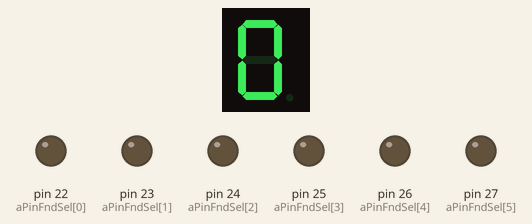
Recording of a sketch running on a simulated Arduino Mega 2560, built with avr-gcc and run on an emulated ATmega2560. On the bench: 1-digit seven-segment display, output pins drawn as LEDs (lit = HIGH). Wiring (inferred from the names in the program): 1-digit 7-segment display, segments lit when HIGH: segments pin 13, pin 12, pin 11, pin 10, pin 9, pin 8, pin 7, pin 6. The segment pins are drawn as the display they are named for; pins used as bus, display or sensor lines are not drawn.

Above: at 0.1 s.
At 1.1 s:
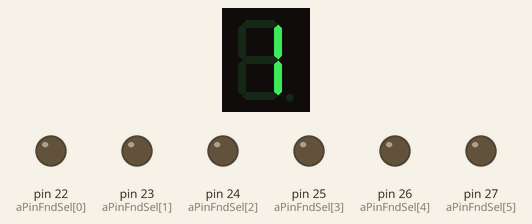
At 2.1 s:
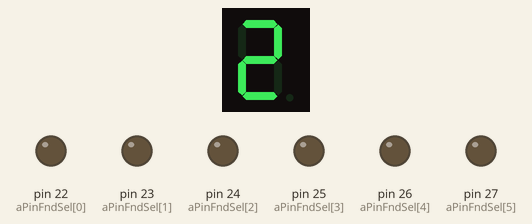
At 4.1 s:
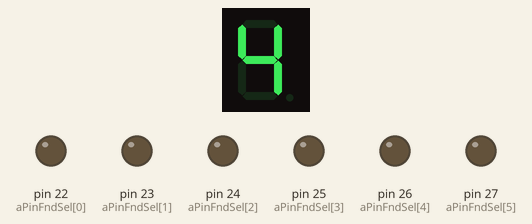
At 6.1 s:
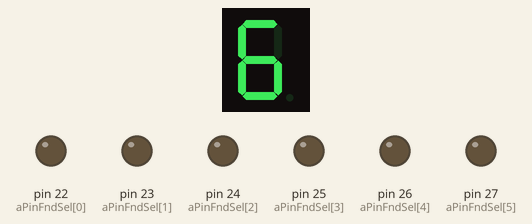
At 9.1 s:
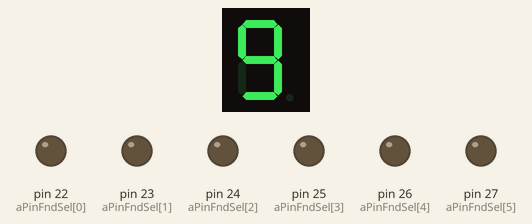

The sketch:

fndExample2-1.ino
```cpp
const int aPinFndData[8]={13,12,11,10,9,8,7,6};
const int aPinFndSel[6]={22,23,24,25,26,27};


const int aFndData[10] = {0x3F, 0x06, 0x5B, 0x4F, 0x66, 0x6D, 0x7D, 0x27, 0x7F, 0x6F};


void setup() {
  for(int i=0; i<8; i++){
    pinMode(aPinFndData[i], OUTPUT);
  }
  for(int i=0; i<6; i++){
    pinMode(aPinFndSel[i], OUTPUT);
  }
}

void loop() {
  //자리수 표현
  digitalWrite(aPinFndSel[0], LOW);
  digitalWrite(aPinFndSel[1], LOW);
  digitalWrite(aPinFndSel[2], LOW);
  digitalWrite(aPinFndSel[3], LOW);
  digitalWrite(aPinFndSel[4], LOW);
  digitalWrite(aPinFndSel[5], LOW);

  // 숫자 0 표기
  /*
  digitalWrite(aPinFndData[0], HIGH);  // 13번핀 - A 연결  HIGH==1
  digitalWrite(aPinFndData[1], HIGH);  // 12번핀 - B 연결  HIGH==1
  digitalWrite(aPinFndData[2], HIGH);  // 11번핀 - C 연결  HIGH==1
  digitalWrite(aPinFndData[3], HIGH);  // 10번핀 - D 연결  HIGH==1
  digitalWrite(aPinFndData[4], HIGH);  // 9번핀 - E 연결  HIGH==1
  digitalWrite(aPinFndData[5], HIGH);  // 8번핀 - F 연결  HIGH==1
  digitalWrite(aPinFndData[6], LOW);   // 7번핀 - G 연결  HIGH==1
  digitalWrite(aPinFndData[7], LOW);   // 6번핀 - H 연결  HIGH==1
  */

  for(int i=0; i<10; i++){
    for(int j=0; j<8; j++){
    digitalWrite(aPinFndData[j], (aFndData[i] >> j) & 1);
    }
    delay(1000);
}

}
```

Measured:
- by itself, everything shown: repeats every 10.0 s, in 10 steps
- what the display in image 1 shows lasts 1.0 s, from 1.0 s to 2.0 s
